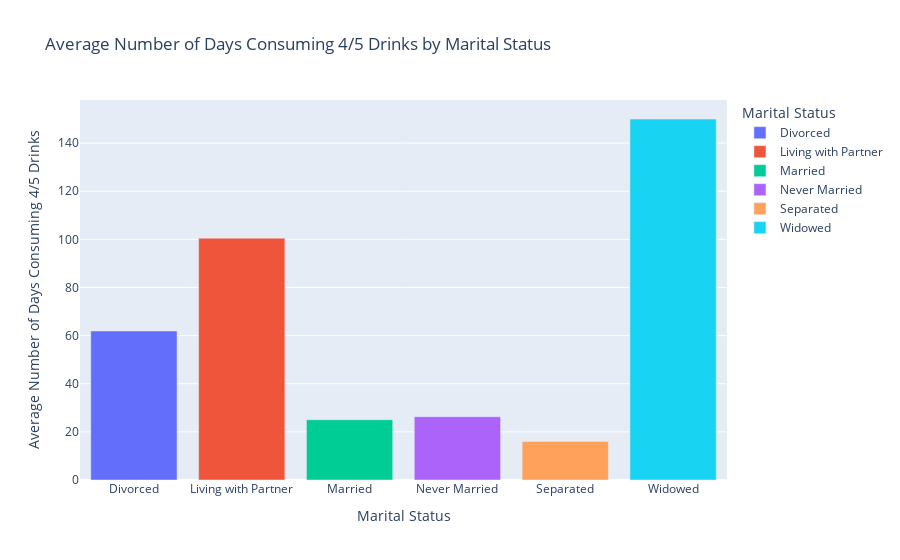

The notebook cell this image was saved under:
### Markdown cell above
Data points for both genders across various age ranges indicate that the number of days consuming 4/5 drinks varies widely within each group.

Both females (in blue) and males (in red) in the 40-49 age range show a broad range of days consuming 4/5 drinks, with some individuals reporting very high numbers.

In the 60-69 and 70-79 age ranges, there are fewer data points, suggesting fewer individuals report consuming 4/5 drinks, but there is still a significant range in the number of days reported.

For those 80 and over, the data points are limited and lower on the scale, indicating fewer days of consuming 4/5 drinks.

### Code cell
# Group by marital status and calculate the average number of days consuming 4/5 drinks
avg_days_4_5_by_marital_status = df.groupby('Marital Status')['Num days consuming 4/5 drinks'].mean().reset_index()

# Create an interactive bar chart using Plotly
fig = px.bar(avg_days_4_5_by_marital_status, x='Marital Status', y='Num days consuming 4/5 drinks',
             title='Average Number of Days Consuming 4/5 Drinks by Marital Status',
             labels={'Num days consuming 4/5 drinks': 'Average Number of Days Consuming 4/5 Drinks',
                     'Marital Status': 'Marital Status'},
             color='Marital Status')
fig.show()

### Figure 1 — Plotly figure (JSON) as saved in the notebook; plotly's stock layout.template omitted (floating-point values rounded to 4 significant figures)
{"data": [{"alignmentgroup": "True", "hovertemplate": "Marital Status=%{x}<br>Average Number of Days Consuming 4/5 Drinks=%{y}<extra></extra>", "legendgroup": "Divorced", "marker": {"color": "#636efa", "pattern": {"shape": ""}}, "name": "Divorced", "offsetgroup": "Divorced", "orientation": "v", "showlegend": true, "textposition": "auto", "type": "bar", "x": ["Divorced"], "xaxis": "x", "y": [61.92], "yaxis": "y"}, {"alignmentgroup": "True", "hovertemplate": "Marital Status=%{x}<br>Average Number of Days Consuming 4/5 Drinks=%{y}<extra></extra>", "legendgroup": "Living with Partner", "marker": {"color": "#EF553B", "pattern": {"shape": ""}}, "name": "Living with Partner", "offsetgroup": "Living with Partner", "orientation": "v", "showlegend": true, "textposition": "auto", "type": "bar", "x": ["Living with Partner"], "xaxis": "x", "y": [100.5], "yaxis": "y"}, {"alignmentgroup": "True", "hovertemplate": "Marital Status=%{x}<br>Average Number of Days Consuming 4/5 Drinks=%{y}<extra></extra>", "legendgroup": "Married", "marker": {"color": "#00cc96", "pattern": {"shape": ""}}, "name": "Married", "offsetgroup": "Married", "orientation": "v", "showlegend": true, "textposition": "auto", "type": "bar", "x": ["Married"], "xaxis": "x", "y": [25.04], "yaxis": "y"}, {"alignmentgroup": "True", "hovertemplate": "Marital Status=%{x}<br>Average Number of Days Consuming 4/5 Drinks=%{y}<extra></extra>", "legendgroup": "Never Married", "marker": {"color": "#ab63fa", "pattern": {"shape": ""}}, "name": "Never Married", "offsetgroup": "Never Married", "orientation": "v", "showlegend": true, "textposition": "auto", "type": "bar", "x": ["Never Married"], "xaxis": "x", "y": [26.3], "yaxis": "y"}, {"alignmentgroup": "True", "hovertemplate": "Marital Status=%{x}<br>Average Number of Days Consuming 4/5 Drinks=%{y}<extra></extra>", "legendgroup": "Separated", "marker": {"color": "#FFA15A", "pattern": {"shape": ""}}, "name": "Separated", "offsetgroup": "Separated", "orientation": "v", "showlegend": true, "textposition": "auto", "type": "bar", "x": ["Separated"], "xaxis": "x", "y": [16], "yaxis": "y"}, {"alignmentgroup": "True", "hovertemplate": "Marital Status=%{x}<br>Average Number of Days Consuming 4/5 Drinks=%{y}<extra></extra>", "legendgroup": "Widowed", "marker": {"color": "#19d3f3", "pattern": {"shape": ""}}, "name": "Widowed", "offsetgroup": "Widowed", "orientation": "v", "showlegend": true, "textposition": "auto", "type": "bar", "x": ["Widowed"], "xaxis": "x", "y": [150], "yaxis": "y"}], "layout": {"barmode": "relative", "legend": {"title": {"text": "Marital Status"}, "tracegroupgap": 0}, "title": {"text": "Average Number of Days Consuming 4/5 Drinks by Marital Status"}, "xaxis": {"anchor": "y", "categoryarray": ["Divorced", "Living with Partner", "Married", "Never Married", "Separated", "Widowed"], "categoryorder": "array", "domain": [0, 1], "title": {"text": "Marital Status"}}, "yaxis": {"anchor": "x", "domain": [0, 1], "title": {"text": "Average Number of Days Consuming 4/5 Drinks"}}}}
